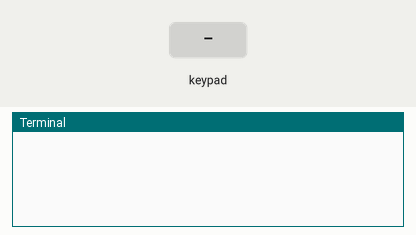
A program run on a simulated Raspberry Pi (BCM pin numbers). On the bench: the last lines printed to the terminal. Inputs (shaded band) come from the test bench.

Above: at 1.2 s.
1.3 s: key '1' pressed
At 2.5 s:
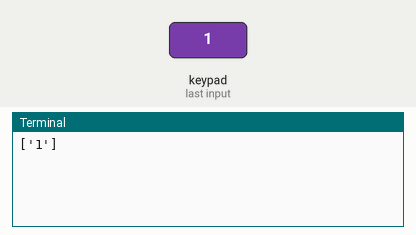
2.8 s: keypad keys 1 2 # pressed 0.4 s apart
At 4.7 s:
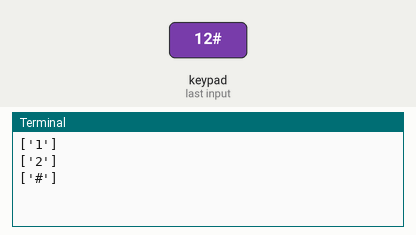
5.5 s: key 'A' pressed
At 6.3 s:
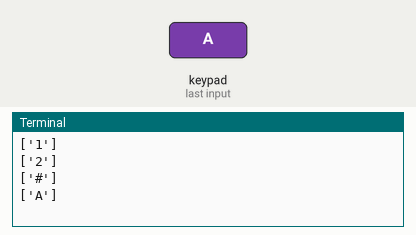
7.0 s: keypad keys 1 2 * pressed 0.4 s apart
At 8.2 s:
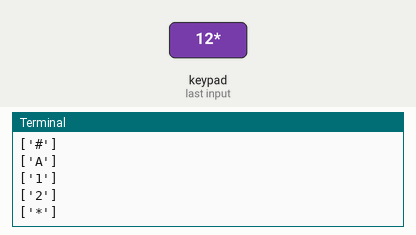
9.7 s: key 'B' pressed
At 10.9 s:
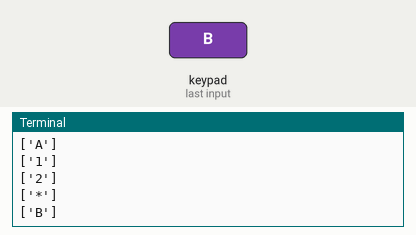
11.2 s: keypad keys 1 2 D pressed 0.4 s apart
At 12.9 s:
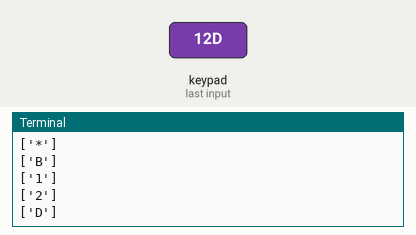

The program:

2.1.8_Keypad_zero.py
```python
#!/usr/bin/env python3
from gpiozero import DigitalOutputDevice, Button
from time import sleep

class Keypad:
    def __init__(self, rows_pins, cols_pins, keys):
        """
        Initialize the Keypad with specified row and column pins and keypad layout.
        :param rows_pins: List of GPIO pins for the rows.
        :param cols_pins: List of GPIO pins for the columns.
        :param keys: List of keys in the keypad layout.
        """
        # Initialize row pins as DigitalOutputDevice
        self.rows = [DigitalOutputDevice(pin) for pin in rows_pins]
        # Initialize column pins as Buttons
        self.cols = [Button(pin, pull_up=False) for pin in cols_pins]
        self.keys = keys  # Set the keypad layout

    def read(self):
        """
        Read the currently pressed keys on the keypad.
        :return: A list of pressed keys.
        """
        pressed_keys = []
        # Scan each row and column to identify pressed keys
        for i, row in enumerate(self.rows):
            row.on()  # Enable the current row
            for j, col in enumerate(self.cols):
                if col.is_pressed:  # Check if the column button is pressed
                    # Calculate the key index based on row and column
                    index = i * len(self.cols) + j
                    pressed_keys.append(self.keys[index])
            row.off()  # Disable the current row
        return pressed_keys

try:
    # Configure rows, columns, and keypad layout
    rows_pins = [18, 23, 24, 25]
    cols_pins = [10, 22, 27, 17]
    keys = ["1", "2", "3", "A",
            "4", "5", "6", "B",
            "7", "8", "9", "C",
            "*", "0", "#", "D"]

    # Create an instance of the Keypad class
    keypad = Keypad(rows_pins, cols_pins, keys)
    last_key_pressed = []

    # Continuously read the keypad and print newly pressed keys
    while True:
        pressed_keys = keypad.read()
        if pressed_keys and pressed_keys != last_key_pressed:
            print(pressed_keys)  # Print the list of pressed keys
            last_key_pressed = pressed_keys
        sleep(0.1)  # Short delay to reduce CPU load

except KeyboardInterrupt:
    # Handle a keyboard interrupt (Ctrl+C) for a clean exit
    pass
```

Measured:
- after the input at 1.3 s, the terminal: prints a new line at once (image 1)
- after the input at 2.8 s, the terminal: prints a new line after 0.41 s (image 2)
- after the input at 5.5 s, the terminal: prints a new line at once (image 3)
- after the input at 7.0 s, the terminal: prints a new line at once (image 4)
- after the input at 9.7 s, the terminal: prints a new line at once (image 5)
- after the input at 11.2 s, the terminal: prints a new line at once (image 6)
